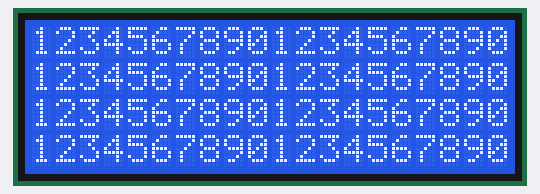
A sketch run on a simulated Arduino Uno, built with avr-gcc and run on an emulated ATmega328P. On the bench: 20×4 character LCD.

Above: at 0.2 s.
At 1.2 s:
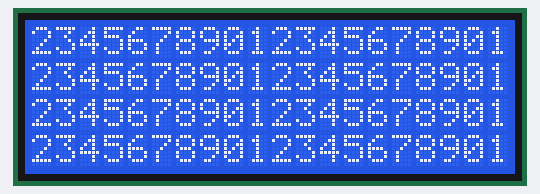
At 2.2 s:
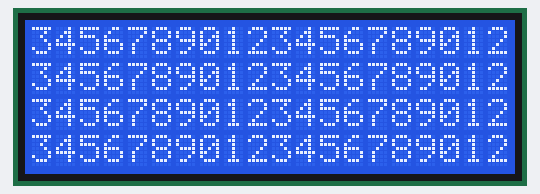
At 4.2 s:
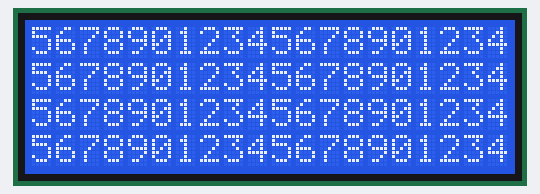
At 6.2 s:
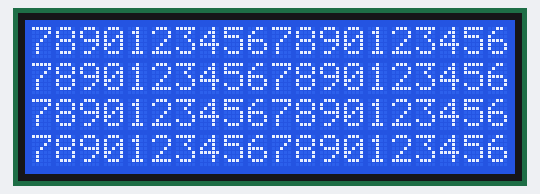
At 9.2 s:
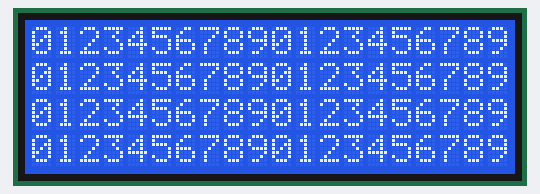

The sketch:

LCD_scrollDisplay.ino
```cpp
#include <Wire.h>
#include <LiquidCrystal_I2C.h>
#include <Vector.h>

LiquidCrystal_I2C lcd (0x27, 2, 1, 0, 4, 5, 6, 7, 3, POSITIVE);

void setup() {
  // put your setup code here, to run once:
  lcd.begin(20, 4);
  lcd.setCursor(0, 0);
  lcd.print("01234567890123456789");
  lcd.setCursor(0, 1);
  lcd.print("01234567890123456789");
  lcd.setCursor(0, 2);
  lcd.print("01234567890123456789");
  lcd.setCursor(0, 3);
  lcd.print("01234567890123456789");
}

void loop()
{
  // put your main code here, to run repeatedly:
  lcd.scrollDisplayLeft();
  delay(1000);
}
```

Measured:
- by itself, everything shown: repeats every 10.0 s, in 10 steps
- what the display in image 1 shows lasts 1.0 s, from 1.1 s to 2.1 s
